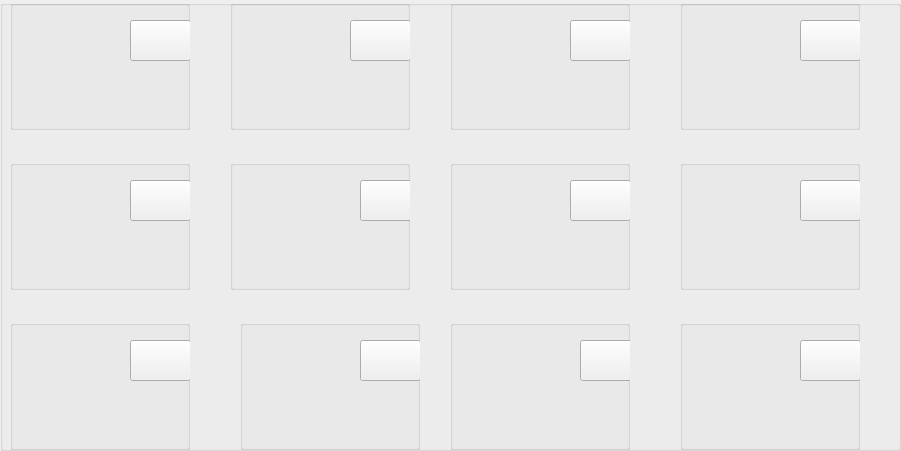
      <widget class="QGroupBox" name="groupBox_12">
       <property name="geometry">
        <rect>
         <x>130</x>
         <y>20</y>
         <width>901</width>
         <height>451</height>
        </rect>
       </property>
       <property name="title">
        <string/>
       </property>
       <widget class="QGroupBox" name="groupBox_13">
        <property name="geometry">
         <rect>
          <x>10</x>
          <y>0</y>
          <width>180</width>
          <height>130</height>
         </rect>
        </property>
        <property name="title">
         <string/>
        </property>
        <widget class="QLabel" name="label_food1_9">
         <property name="geometry">
          <rect>
           <x>0</x>
           <y>0</y>
           <width>120</width>
           <height>80</height>
          </rect>
         </property>
         <property name="styleSheet">
          <string notr="true">image: url(:/pic_tabBox/11S204/20001.jpg);</string>
         </property>
         <property name="text">
          <string/>
         </property>
        </widget>
        <widget class="QLabel" name="label_desc_9">
         <property name="geometry">
          <rect>
           <x>10</x>
           <y>90</y>
           <width>161</width>
           <height>16</height>
          </rect>
         </property>
         <property name="font">
          <font>
           <family>微软雅黑</family>
           <weight>75</weight>
           <bold>true</bold>
          </font>
         </property>
         <property name="text">
          <string/>
         </property>
        </widget>
        <widget class="QLabel" name="label_value_9">
         <property name="geometry">
          <rect>
           <x>10</x>
           <y>110</y>
           <width>41</width>
           <height>16</height>
          </rect>
         </property>
         <property name="font">
          <font>
           <family>等线</family>
           <pointsize>12</pointsize>
           <weight>75</weight>
           <bold>true</bold>
          </font>
         </property>
         <property name="text">
          <string/>
         </property>
        </widget>
        <widget class="QPushButton" name="pushButton_get_10">
         <property name="geometry">
          <rect>
           <x>120</x>
           <y>20</y>
           <width>61</width>
           <height>41</height>
          </rect>
         </property>
         <property name="cursor">
          <cursorShape>OpenHandCursor</cursorShape>
         </property>
         <property name="styleSheet">
          <string notr="true">image: url(:/pic_tabBox/11S204/basket-filled-50.png);</string>
         </property>
         <property name="text">
          <string/>
         </property>
        </widget>
       </widget>
       <widget class="QGroupBox" name="groupBox_14">
        <property name="geometry">
         <rect>
          <x>230</x>
          <y>0</y>
          <width>180</width>
          <height>130</height>
         </rect>
        </property>
        <property name="title">
         <string/>
        </property>
        <widget class="QLabel" name="label_food1_10">
         <property name="geometry">
          <rect>
           <x>0</x>
           <y>0</y>
           <width>120</width>
           <height>80</height>
          </rect>
         </property>
         <property name="styleSheet">
          <string notr="true">image: url(:/pic_tabBox/11S204/20002.jpg);
</string>
         </property>
         <property name="text">
          <string/>
         </property>
        </widget>
        <widget class="QLabel" name="label_desc_10">
         <property name="geometry">
          <rect>
           <x>10</x>
           <y>90</y>
           <width>161</width>
           <height>16</height>
          </rect>
         </property>
         <property name="font">
          <font>
           <family>微软雅黑</family>
           <weight>75</weight>
           <bold>true</bold>
          </font>
         </property>
         <property name="text">
          <string/>
         </property>
        </widget>
        <widget class="QLabel" name="label_value_10">
         <property name="geometry">
          <rect>
           <x>10</x>
           <y>110</y>
           <width>41</width>
           <height>16</height>
          </rect>
         </property>
         <property name="font">
          <font>
           <family>等线</family>
           <pointsize>12</pointsize>
           <weight>75</weight>
           <bold>true</bold>
          </font>
         </property>
         <property name="text">
          <string/>
         </property>
        </widget>
        <widget class="QPushButton" name="pushButton_get_11">
         <property name="geometry">
          <rect>
           <x>120</x>
           <y>20</y>
           <width>61</width>
           <height>41</height>
          </rect>
         </property>
         <property name="cursor">
          <cursorShape>OpenHandCursor</cursorShape>
         </property>
         <property name="styleSheet">
          <string notr="true">image: url(:/pic_tabBox/11S204/basket-filled-50.png);</string>
         </property>
         <property name="text">
          <string/>
         </property>
        </widget>
       </widget>
       <widget class="QGroupBox" name="groupBox_15">
        <property name="geometry">
         <rect>
          <x>10</x>
          <y>160</y>
          <width>180</width>
          <height>130</height>
         </rect>
        </property>
        <property name="title">
         <string/>
        </property>
        <widget class="QLabel" name="label_food1_11">
         <property name="geometry">
          <rect>
           <x>0</x>
           <y>0</y>
           <width>120</width>
           <height>80</height>
          </rect>
         </property>
         <property name="styleSheet">
          <string notr="true">image: url(:/pic_tabBox/11S204/20005.jpg);</string>
         </property>
         <property name="text">
          <string/>
         </property>
        </widget>
        <widget class="QLabel" name="label_desc_11">
         <property name="geometry">
          <rect>
           <x>10</x>
           <y>90</y>
           <width>161</width>
           <height>16</height>
          </rect>
         </property>
         <property name="font">
          <font>
           <family>微软雅黑</family>
           <weight>75</weight>
           <bold>true</bold>
          </font>
         </property>
         <property name="text">
          <string/>
         </property>
        </widget>
        <widget class="QLabel" name="label_value_11">
         <property name="geometry">
          <rect>
           <x>10</x>
           <y>110</y>
           <width>41</width>
           <height>16</height>
          </rect>
         </property>
         <property name="font">
          <font>
           <family>等线</family>
           <pointsize>12</pointsize>
           <weight>75</weight>
           <bold>true</bold>
          </font>
         </property>
         <property name="text">
          <string/>
         </property>
        </widget>
        <widget class="QPushButton" name="pushButton_get_14">
         <property name="geometry">
          <rect>
           <x>120</x>
           <y>20</y>
           <width>61</width>
           <height>41</height>
          </rect>
         </property>
         <property name="cursor">
          <cursorShape>OpenHandCursor</cursorShape>
         </property>
         <property name="styleSheet">
          <string notr="true">image: url(:/pic_tabBox/11S204/basket-filled-50.png);</string>
         </property>
         <property name="text">
          <string/>
         </property>
        </widget>
       </widget>
       <widget class="QGroupBox" name="groupBox_16">
        <property name="geometry">
         <rect>
          <x>230</x>
          <y>160</y>
          <width>180</width>
          <height>130</height>
         </rect>
        </property>
        <property name="title">
         <string/>
        </property>
        <widget class="QLabel" name="label_food1_12">
         <property name="geometry">
          <rect>
           <x>0</x>
           <y>0</y>
           <width>120</width>
           <height>80</height>
          </rect>
         </property>
         <property name="styleSheet">
          <string notr="true">image: url(:/pic_tabBox/11S204/20006.jpg);</string>
         </property>
         <property name="text">
          <string/>
         </property>
        </widget>
        <widget class="QLabel" name="label_desc_12">
         <property name="geometry">
          <rect>
           <x>10</x>
           <y>90</y>
           <width>161</width>
           <height>16</height>
          </rect>
         </property>
         <property name="font">
          <font>
           <family>微软雅黑</family>
           <weight>75</weight>
           <bold>true</bold>
          </font>
         </property>
         <property name="text">
          <string/>
         </property>
        </widget>
        <widget class="QLabel" name="label_value_12">
         <property name="geometry">
          <rect>
           <x>10</x>
           <y>110</y>
           <width>41</width>
           <height>16</height>
          </rect>
         </property>
         <property name="font">
          <font>
           <family>等线</family>
           <pointsize>12</pointsize>
           <weight>75</weight>
           <bold>true</bold>
          </font>
         </property>
         <property name="text">
          <string/>
         </property>
        </widget>
        <widget class="QPushButton" name="pushButton_get_15">
         <property name="geometry">
          <rect>
           <x>130</x>
           <y>20</y>
           <width>61</width>
           <height>41</height>
          </rect>
         </property>
         <property name="cursor">
          <cursorShape>OpenHandCursor</cursorShape>
         </property>
         <property name="styleSheet">
          <string notr="true">image: url(:/pic_tabBox/11S204/basket-filled-50.png);</string>
         </property>
         <property name="text">
          <string/>
         </property>
        </widget>
       </widget>
       <widget class="QGroupBox" name="groupBox_17">
        <property name="geometry">
         <rect>
          <x>450</x>
          <y>160</y>
          <width>180</width>
          <height>130</height>
         </rect>
        </property>
        <property name="title">
         <string/>
        </property>
        <widget class="QLabel" name="label_food1_13">
         <property name="geometry">
          <rect>
           <x>0</x>
           <y>0</y>
           <width>120</width>
           <height>80</height>
          </rect>
         </property>
         <property name="styleSheet">
          <string notr="true">image: url(:/pic_tabBox/11S204/20007.png);</string>
         </property>
         <property name="text">
          <string/>
         </property>
        </widget>
        <widget class="QLabel" name="label_desc_13">
         <property name="geometry">
          <rect>
           <x>10</x>
           <y>90</y>
           <width>161</width>
           <height>16</height>
          </rect>
         </property>
         <property name="font">
          <font>
           <family>微软雅黑</family>
           <weight>75</weight>
           <bold>true</bold>
          </font>
         </property>
         <property name="text">
          <string/>
         </property>
        </widget>
        <widget class="QLabel" name="label_value_13">
         <property name="geometry">
          <rect>
           <x>10</x>
           <y>110</y>
           <width>41</width>
           <height>16</height>
          </rect>
         </property>
         <property name="font">
          <font>
           <family>等线</family>
           <pointsize>12</pointsize>
           <weight>75</weight>
           <bold>true</bold>
          </font>
         </property>
         <property name="text">
          <string/>
         </property>
        </widget>
        <widget class="QPushButton" name="pushButton_get_16">
         <property name="geometry">
          <rect>
           <x>120</x>
           <y>20</y>
           <width>61</width>
           <height>41</height>
          </rect>
         </property>
         <property name="cursor">
          <cursorShape>OpenHandCursor</cursorShape>
         </property>
         <property name="styleSheet">
          <string notr="true">image: url(:/pic_tabBox/11S204/basket-filled-50.png);</string>
         </property>
         <property name="text">
          <string/>
         </property>
        </widget>
       </widget>
       <widget class="QGroupBox" name="groupBox_18">
        <property name="geometry">
         <rect>
          <x>680</x>
          <y>160</y>
          <width>180</width>
          <height>130</height>
         </rect>
        </property>
        <property name="title">
         <string/>
        </property>
        <widget class="QLabel" name="label_food1_14">
         <property name="geometry">
          <rect>
           <x>0</x>
           <y>0</y>
           <width>120</width>
           <height>80</height>
          </rect>
         </property>
         <property name="styleSheet">
          <string notr="true">image: url(:/pic_tabBox/11S204/20008.jpg);</string>
         </property>
         <property name="text">
          <string/>
         </property>
        </widget>
        <widget class="QLabel" name="label_desc_14">
         <property name="geometry">
          <rect>
           <x>10</x>
           <y>90</y>
           <width>161</width>
           <height>16</height>
          </rect>
         </property>
         <property name="font">
          <font>
           <family>微软雅黑</family>
           <weight>75</weight>
           <bold>true</bold>
          </font>
         </property>
         <property name="text">
          <string/>
         </property>
        </widget>
        <widget class="QLabel" name="label_value_14">
         <property name="geometry">
          <rect>
           <x>10</x>
           <y>110</y>
           <width>41</width>
           <height>16</height>
          </rect>
         </property>
         <property name="font">
          <font>
           <family>等线</family>
           <pointsize>12</pointsize>
           <weight>75</weight>
           <bold>true</bold>
          </font>
         </property>
         <property name="text">
          <string/>
         </property>
        </widget>
        <widget class="QPushButton" name="pushButton_get_17">
         <property name="geometry">
          <rect>
           <x>120</x>
           <y>20</y>
           <width>61</width>
           <height>41</height>
          </rect>
         </property>
         <property name="cursor">
          <cursorShape>OpenHandCursor</cursorShape>
         </property>
         <property name="styleSheet">
          <string notr="true">image: url(:/pic_tabBox/11S204/basket-filled-50.png);</string>
         </property>
         <property name="text">
          <string/>
         </property>
        </widget>
       </widget>
       <widget class="QGroupBox" name="groupBox_19">
        <property name="geometry">
         <rect>
          <x>450</x>
          <y>0</y>
          <width>180</width>
          <height>130</height>
         </rect>
        </property>
        <property name="title">
         <string/>
        </property>
        <widget class="QLabel" name="label_food1_15">
         <property name="geometry">
          <rect>
           <x>0</x>
           <y>0</y>
           <width>120</width>
           <height>80</height>
          </rect>
         </property>
         <property name="styleSheet">
          <string notr="true">image: url(:/pic_tabBox/11S204/20003.jpg);</string>
         </property>
         <property name="text">
          <string/>
         </property>
        </widget>
        <widget class="QLabel" name="label_desc_15">
         <property name="geometry">
          <rect>
           <x>10</x>
           <y>90</y>
           <width>161</width>
           <height>16</height>
          </rect>
         </property>
         <property name="font">
          <font>
           <family>微软雅黑</family>
           <weight>75</weight>
           <bold>true</bold>
          </font>
         </property>
         <property name="text">
          <string/>
         </property>
        </widget>
        <widget class="QLabel" name="label_value_15">
         <property name="geometry">
          <rect>
           <x>10</x>
           <y>110</y>
           <width>41</width>
           <height>16</height>
          </rect>
         </property>
         <property name="font">
          <font>
           <family>等线</family>
           <pointsize>12</pointsize>
           <weight>75</weight>
           <bold>true</bold>
          </font>
         </property>
         <property name="text">
          <string/>
         </property>
        </widget>
        <widget class="QPushButton" name="pushButton_get_12">
         <property name="geometry">
          <rect>
           <x>120</x>
           <y>20</y>
           <width>61</width>
           <height>41</height>
          </rect>
         </property>
         <property name="cursor">
          <cursorShape>OpenHandCursor</cursorShape>
         </property>
         <property name="styleSheet">
          <string notr="true">image: url(:/pic_tabBox/11S204/basket-filled-50.png);</string>
         </property>
         <property name="text">
          <string/>
         </property>
        </widget>
       </widget>
       <widget class="QGroupBox" name="groupBox_20">
        <property name="geometry">
         <rect>
          <x>680</x>
          <y>0</y>
          <width>180</width>
          <height>130</height>
         </rect>
        </property>
        <property name="title">
         <string/>
        </property>
        <widget class="QLabel" name="label_food1_16">
         <property name="geometry">
          <rect>
           <x>0</x>
           <y>0</y>
           <width>120</width>
           <height>80</height>
          </rect>
         </property>
         <property name="styleSheet">
          <string notr="true">image: url(:/pic_tabBox/11S204/20004.jpg);</string>
         </property>
         <property name="text">
          <string/>
         </property>
        </widget>
        <widget class="QLabel" name="label_desc_16">
         <property name="geometry">
          <rect>
           <x>10</x>
           <y>90</y>
           <width>161</width>
           <height>16</height>
          </rect>
         </property>
         <property name="font">
          <font>
           <family>微软雅黑</family>
           <weight>75</weight>
           <bold>true</bold>
          </font>
         </property>
         <property name="text">
          <string/>
         </property>
        </widget>
        <widget class="QLabel" name="label_value_16">
         <property name="geometry">
          <rect>
           <x>10</x>
           <y>110</y>
           <width>41</width>
           <height>16</height>
          </rect>
         </property>
         <property name="font">
          <font>
           <family>等线</family>
           <pointsize>12</pointsize>
           <weight>75</weight>
           <bold>true</bold>
          </font>
         </property>
         <property name="text">
          <string/>
         </property>
        </widget>
        <widget class="QPushButton" name="pushButton_get_13">
         <property name="geometry">
          <rect>
           <x>120</x>
           <y>20</y>
           <width>61</width>
           <height>41</height>
          </rect>
         </property>
         <property name="cursor">
          <cursorShape>OpenHandCursor</cursorShape>
         </property>
         <property name="styleSheet">
          <string notr="true">image: url(:/pic_tabBox/11S204/basket-filled-50.png);</string>
         </property>
         <property name="text">
          <string/>
         </property>
        </widget>
       </widget>
       <widget class="QGroupBox" name="groupBox_21">
        <property name="geometry">
         <rect>
          <x>10</x>
          <y>320</y>
          <width>180</width>
          <height>130</height>
         </rect>
        </property>
        <property name="title">
         <string/>
        </property>
        <widget class="QLabel" name="label_food1_17">
         <property name="geometry">
          <rect>
           <x>0</x>
           <y>0</y>
           <width>120</width>
           <height>80</height>
          </rect>
         </property>
         <property name="styleSheet">
          <string notr="true">image: url(:/pic_tabBox/11S204/20009.jpg);</string>
         </property>
         <property name="text">
          <string/>
         </property>
        </widget>
        <widget class="QLabel" name="label_desc_17">
         <property name="geometry">
          <rect>
           <x>10</x>
           <y>90</y>
           <width>161</width>
           <height>16</height>
          </rect>
         </property>
         <property name="font">
          <font>
           <family>微软雅黑</family>
           <weight>75</weight>
           <bold>true</bold>
          </font>
         </property>
         <property name="text">
          <string/>
         </property>
        </widget>
        <widget class="QLabel" name="label_value_17">
         <property name="geometry">
          <rect>
           <x>10</x>
           <y>110</y>
           <width>41</width>
           <height>16</height>
          </rect>
         </property>
         <property name="font">
          <font>
           <family>等线</family>
           <pointsize>12</pointsize>
           <weight>75</weight>
           <bold>true</bold>
          </font>
         </property>
         <property name="text">
          <string/>
         </property>
        </widget>
        <widget class="QPushButton" name="pushButton_get_18">
         <property name="geometry">
          <rect>
           <x>120</x>
           <y>20</y>
           <width>61</width>
           <height>41</height>
          </rect>
         </property>
         <property name="cursor">
          <cursorShape>OpenHandCursor</cursorShape>
         </property>
         <property name="styleSheet">
          <string notr="true">image: url(:/pic_tabBox/11S204/basket-filled-50.png);</string>
         </property>
         <property name="text">
          <string/>
         </property>
        </widget>
       </widget>
       <widget class="QGroupBox" name="groupBox_22">
        <property name="geometry">
         <rect>
          <x>240</x>
          <y>320</y>
          <width>180</width>
          <height>130</height>
         </rect>
        </property>
        <property name="title">
         <string/>
        </property>
        <widget class="QLabel" name="label_food1_18">
         <property name="geometry">
          <rect>
           <x>0</x>
           <y>0</y>
           <width>120</width>
           <height>80</height>
          </rect>
         </property>
         <property name="styleSheet">
          <string notr="true">image: url(:/pic_tabBox/11S204/20010.jpg);</string>
         </property>
         <property name="text">
          <string/>
         </property>
        </widget>
        <widget class="QLabel" name="label_desc_18">
         <property name="geometry">
          <rect>
           <x>10</x>
           <y>90</y>
           <width>161</width>
           <height>16</height>
          </rect>
         </property>
         <property name="font">
          <font>
           <family>微软雅黑</family>
           <weight>75</weight>
           <bold>true</bold>
          </font>
         </property>
         <property name="text">
          <string/>
         </property>
        </widget>
        <widget class="QLabel" name="label_value_18">
         <property name="geometry">
          <rect>
           <x>10</x>
           <y>110</y>
           <width>41</width>
           <height>16</height>
          </rect>
         </property>
         <property name="font">
          <font>
           <family>等线</family>
           <pointsize>12</pointsize>
           <weight>75</weight>
           <bold>true</bold>
          </font>
         </property>
         <property name="text">
          <string/>
         </property>
        </widget>
        <widget class="QPushButton" name="pushButton_get_19">
         <property name="geometry">
          <rect>
           <x>120</x>
           <y>20</y>
           <width>61</width>
           <height>41</height>
          </rect>
         </property>
         <property name="cursor">
          <cursorShape>OpenHandCursor</cursorShape>
         </property>
         <property name="styleSheet">
          <string notr="true">image: url(:/pic_tabBox/11S204/basket-filled-50.png);</string>
         </property>
         <property name="text">
          <string/>
         </property>
        </widget>
       </widget>
       <widget class="QGroupBox" name="groupBox_23">
        <property name="geometry">
         <rect>
          <x>450</x>
          <y>320</y>
          <width>180</width>
          <height>130</height>
         </rect>
        </property>
        <property name="title">
         <string/>
        </property>
        <widget class="QLabel" name="label_food1_20">
         <property name="geometry">
          <rect>
           <x>0</x>
           <y>0</y>
           <width>120</width>
           <height>80</height>
          </rect>
         </property>
         <property name="styleSheet">
          <string notr="true">image: url(:/pic_tabBox/11S204/20011.jpg);</string>
         </property>
         <property name="text">
          <string/>
         </property>
        </widget>
        <widget class="QLabel" name="label_desc_20">
         <property name="geometry">
          <rect>
           <x>10</x>
           <y>90</y>
           <width>161</width>
           <height>16</height>
          </rect>
         </property>
         <property name="font">
          <font>
           <family>微软雅黑</family>
           <weight>75</weight>
           <bold>true</bold>
          </font>
         </property>
         <property name="text">
          <string/>
         </property>
        </widget>
        <widget class="QLabel" name="label_value_20">
         <property name="geometry">
          <rect>
           <x>10</x>
           <y>110</y>
           <width>41</width>
           <height>16</height>
          </rect>
         </property>
         <property name="font">
          <font>
           <family>等线</family>
           <pointsize>12</pointsize>
           <weight>75</weight>
           <bold>true</bold>
          </font>
         </property>
         <property name="text">
          <string/>
         </property>
        </widget>
        <widget class="QPushButton" name="pushButton_get_20">
         <property name="geometry">
          <rect>
           <x>130</x>
           <y>20</y>
           <width>61</width>
           <height>41</height>
          </rect>
         </property>
         <property name="cursor">
          <cursorShape>OpenHandCursor</cursorShape>
         </property>
         <property name="styleSheet">
          <string notr="true">image: url(:/pic_tabBox/11S204/basket-filled-50.png);</string>
         </property>
         <property name="text">
          <string/>
         </property>
        </widget>
       </widget>
       <widget class="QGroupBox" name="groupBox_24">
        <property name="geometry">
         <rect>
          <x>680</x>
          <y>320</y>
          <width>180</width>
          <height>130</height>
         </rect>
        </property>
        <property name="title">
         <string/>
        </property>
        <widget class="QLabel" name="label_food1_22">
         <property name="geometry">
          <rect>
           <x>0</x>
           <y>0</y>
           <width>120</width>
           <height>80</height>
          </rect>
         </property>
         <property name="styleSheet">
          <string notr="true">image: url(:/pic_tabBox/11S204/20012.jpg);</string>
         </property>
         <property name="text">
          <string/>
         </property>
        </widget>
        <widget class="QLabel" name="label_desc_22">
         <property name="geometry">
          <rect>
           <x>10</x>
           <y>90</y>
           <width>161</width>
           <height>16</height>
          </rect>
         </property>
         <property name="font">
          <font>
           <family>微软雅黑</family>
           <weight>75</weight>
           <bold>true</bold>
          </font>
         </property>
         <property name="text">
          <string/>
         </property>
        </widget>
        <widget class="QLabel" name="label_value_22">
         <property name="geometry">
          <rect>
           <x>10</x>
           <y>110</y>
           <width>41</width>
           <height>16</height>
          </rect>
         </property>
         <property name="font">
          <font>
           <family>等线</family>
           <pointsize>12</pointsize>
           <weight>75</weight>
           <bold>true</bold>
          </font>
         </property>
         <property name="text">
          <string/>
         </property>
        </widget>
        <widget class="QPushButton" name="pushButton_get_21">
         <property name="geometry">
          <rect>
           <x>120</x>
           <y>20</y>
           <width>61</width>
           <height>41</height>
          </rect>
         </property>
         <property name="cursor">
          <cursorShape>OpenHandCursor</cursorShape>
         </property>
         <property name="styleSheet">
          <string notr="true">image: url(:/pic_tabBox/11S204/basket-filled-50.png);</string>
         </property>
         <property name="text">
          <string/>
         </property>
        </widget>
       </widget>
      </widget>
